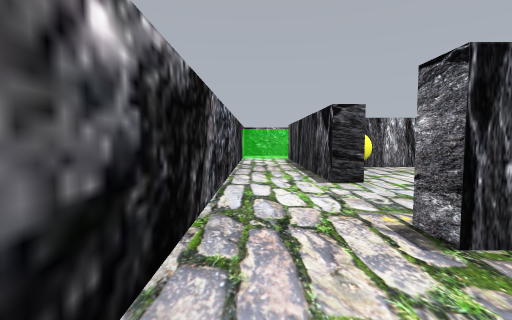
[1] (above)

12 first-person views from a walk through a scene from a Unity 3-D project. The camera is 0.46 m above the floor, tilts 4° down and sees 85° across. The floor is counted in squares, 1 m on a side. Each view is taken from the middle of a square. On the plan, view 1 faces up. The plan holds only what a view shows up to about 9 squares ahead; the rest is blank. The player character is not drawn. Some animated figures are not drawn.

[2]
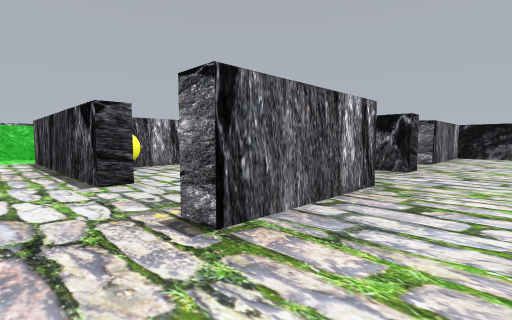

[3]
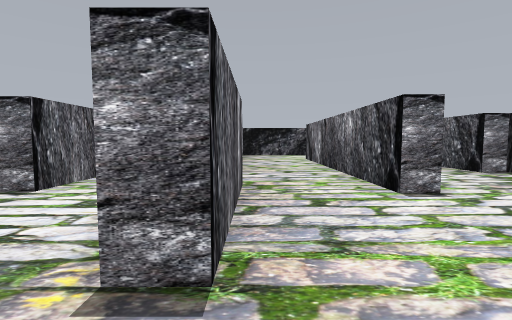

[4]
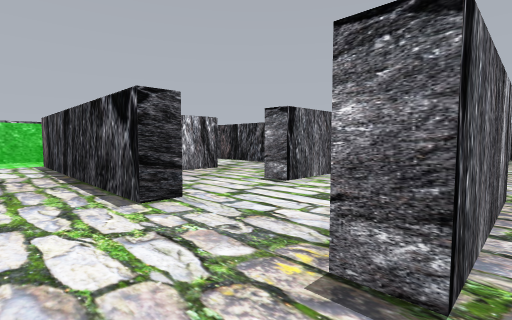

[5]
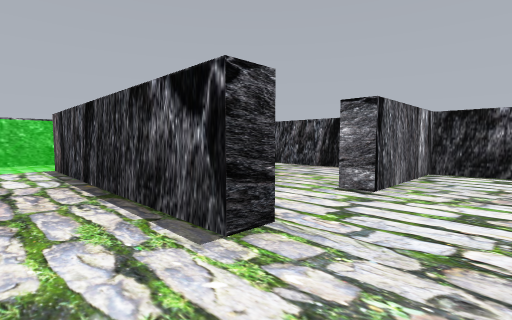

[6]
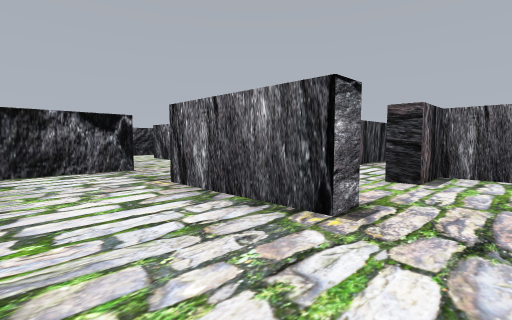

[7]
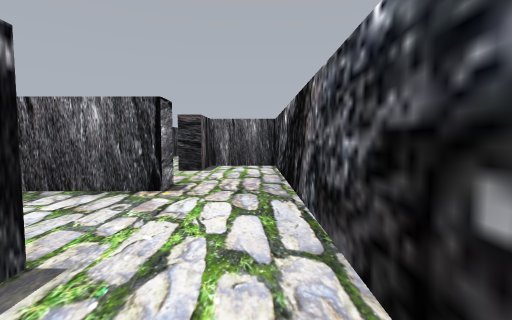

[8]
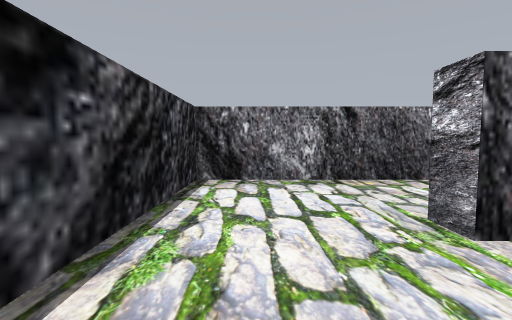

[9]
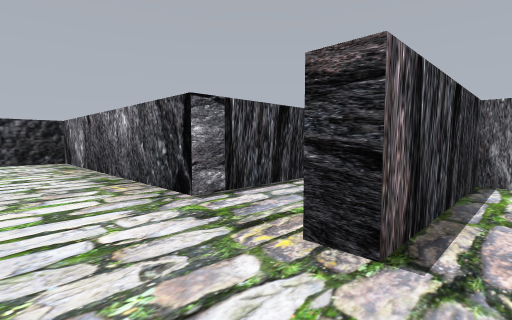

[10]
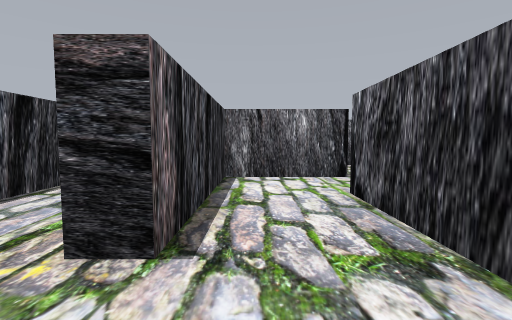

[11]
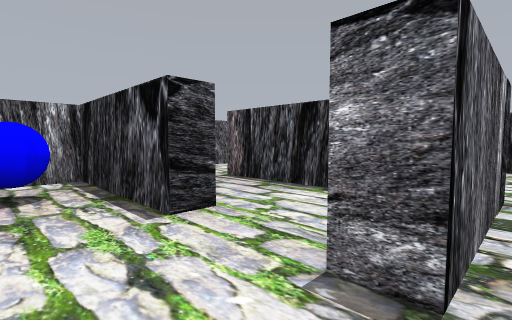

[12]
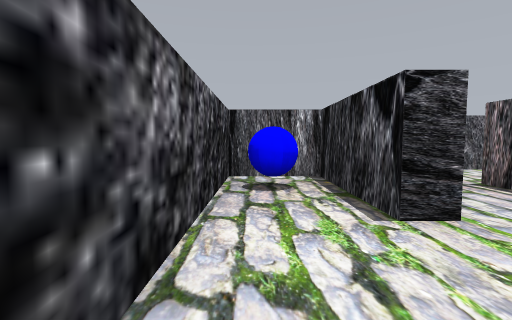

### Floor plan
Points are (right, up) in squares from view 1. A wall is a line through its corners. A room is listed if a view was taken in it or the views show most of it. See-through windows are left out.
Room 1 (views 1, 2, 3, 4, 5, 6, 7)
walls: (1.2, 3) (0.8, 3) (0.8, 7.1); (-0.3, 5.9) (-0.3, -1.1) (0.8, -1.1) (0.8, -0.2); (2.4, 3) (2.4, 3.4); (0.8, 1.5) (2.9, 1.5); (1.1, 8.4) (-0.4, 8.4)
ways out: opening at (3, 2) to room 2; gap at (1, 0) to room 3; opening at (2, 4) to room 5
Room 2 (view 8)
walls: (4.9, 1.1) (4.4, 1.1) (4.4, 3) (2.4, 3); (8.7, -0.6) (8.7, 1.4) (6.1, 1.4); (2.4, -0.2) (7, -0.2)
ways out: opening at (3, 2) to room 1; opening at (7.5, 0) to room 3
Room 3 (views 9, 10)
walls: (4, -2.3) (8.7, -2.3) (8.7, -0.6); (2.9, 1.1) (0.8, 1.1); (1.2, -1.9) (1.2, -3.4); (2.4, -3.5) (2.4, -2)
ways out: gap at (1, 0) to room 1; opening at (7.5, 0) to room 2; opening at (2, -2.5) to room 6
Room 4 (views 11, 12)
walls: (0.8, -3.4) (0.8, -1.4) (-0.3, -1.4) (-0.3, -4.8)
ways out: opening at (1, -4) to room 6
objects: blue ball (0, -2)
Room 5 (no view inside)
walls: (3, 4.8) (1.9, 4.8); (4.4, 4.4) (4.4, 6.8)
ways out: opening at (2, 4) to room 1
objects: ball (2, 4)
Room 6 (no view inside)
walls: (0.8, -4.5) (2.4, -4.5) (2.4, -3.5); (1.2, -3.4) (0.8, -3.4)
ways out: opening at (2, -2.5) to room 3; opening at (1, -4) to room 4

Where each view was taken, in squares from view 1:
view 1: 0 up, 0 right, facing up
view 2: 0 up, 0 right, facing up-right
view 3: 1 up, 0 right, facing right
view 4: 1 up, 0 right, facing up-right
view 5: 2 up, 0 right, facing up-right
view 6: 3 up, 0 right, facing down-right
view 7: 4 up, 0 right, facing down
view 8: 1 up, 8 right, facing down
view 9: 1 down, 2 right, facing down-right
view 10: 1 down, 2 right, facing down
view 11: 5 down, 0 right, facing up-right
view 12: 5 down, 0 right, facing up
